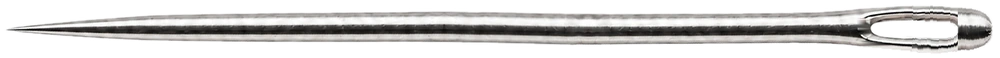
#> input picture assets/idyeah/footer-needle-light.webp, 1000 x 58 px; its folder holds 2 pictures in this run
$ python needle_eye_close.py
#> lines starting #> are read from the running program, lines starting #| are printed output that depends on the picture; after the words box and inside, x2 and y2 are one past the last pixel; in counts of white or black regions, pixels touching at a corner belong together
#!/usr/bin/env python3
"""Footer needle: close the eye rim so it reads as one continuous ring.

The real needle's eye end has an overlapping curl ("claw") and a notch gap at
the right end of the rim. At footer display size (~165 CSS px needle, eye
~20 px) those read as a BROKEN rim. This pass rebuilds the RIGHT closure of
the eye by transplanting the clean LEFT closure, mirrored horizontally and
warped column-by-column to the right end's ideal geometry:

- Target outer silhouette: bottom contour kept (clean, smoothed); cap top
  contour rebuilt by mirroring the bottom about a quadratic axis fit, which
  erases the notch step and claw wedge. Tip rounded over the last columns.
- Target aperture: observed main slot, median+gaussian smoothed, closed at
  x_close with a short taper; the thin trailing gap that cut the bottom-right
  rim is dropped (becomes solid metal).
- RGB texture: for each target column at signed distance u from the aperture's
  right end, sample the mirrored source column at the same distance from the
  aperture's LEFT end, with a piecewise-linear vertical map between the two
  columns' outer/aperture spans. Real rim highlights and inner shadows carry
  over; nothing is hand-synthesized.

Operates on assets/idyeah/footer-needle-{light,dark}.webp in place (1000px).
"""
import numpy as np
from PIL import Image
from pathlib import Path

ROOT = Path(__file__).resolve().parent.parent
ASSETS = ROOT / "assets" / "idyeah"

P = {
    "light": dict(x_close=955, x_cap=928, cap_slim=0.94, ax_fit=(820, 932),
                  ramp=(895, 915), min_rim=4.5, cap_dome=(8, 993, 2.0)),
    "dark": dict(x_close=953, x_cap=926, cap_slim=0.94, ax_fit=(820, 932),
                 ramp=(895, 915), min_rim=4.5, cap_dome=(8, 993, 2.0)),
}


def smooth1d(a, sigma):
    r = int(3 * sigma)
    k = np.exp(-0.5 * (np.arange(-r, r + 1) / sigma) ** 2)
    k /= k.sum()
    return np.convolve(np.pad(a, r, mode="edge"), k, "valid")


def medfilt(a, w):
    r = w // 2
    pad = np.pad(a, r, mode="edge")
    return np.array([np.median(pad[i:i + w]) for i in range(len(a))])


def cov(yf, top, bot):
    return np.clip(np.minimum(bot, yf + 1.0) - np.maximum(top, yf), 0.0, 1.0)


def col_geo(op, x):
    """(T, B, gt, gb) for column x; gt/gb None if no aperture gap >=2px."""
    ys = np.nonzero(op[:, x])[0]
    if not len(ys):
        return None
    t, b = int(ys.min()), int(ys.max())
    runs, y = [], t
    while y <= b:
        if not op[y, x]:
            y2 = y
            while y2 <= b and not op[y2, x]:
                y2 += 1
            runs.append((y, y2))
            y = y2
        else:
            y += 1
    gt = gb = None
    if runs:
        main = max(runs, key=lambda r: r[1] - r[0])
        if main[1] - main[0] >= 2:
            gt, gb = float(main[0]), float(main[1])
    return float(t), float(b) + 1.0, gt, gb


def process(theme):
#> called with theme = 'light'
    p = P[theme]
    fp = ASSETS / f"footer-needle-{theme}.webp"
    a = np.array(Image.open(fp).convert("RGBA")).astype(np.float64)
    H, W = a.shape[:2]
#> H = 58; W = 1000
    rgb, al = a[..., :3], a[..., 3]
    op = al > 128
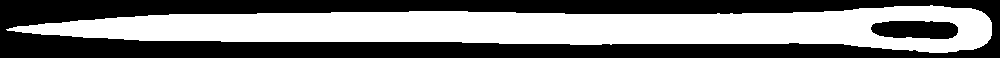
#> op: shape (58, 1000) bool; 47.9% white; 1 white region, box (x1, y1, x2, y2) and area: (6, 5, 992, 53) 27811

    # observed geometry
    T = np.full(W, np.nan); B = np.full(W, np.nan)
    GT = np.full(W, np.nan); GB = np.full(W, np.nan)
    for x in range(600, W):
        g = col_geo(op, x)
        if g is None:
            continue
        T[x], B[x] = g[0], g[1]
        if g[2] is not None:
            GT[x], GB[x] = g[2], g[3]
#> this loop made 400 passes
#> b in col_geo on passes 1 to 3: 44, 44, 43
    x_tip = int(np.nonzero(op.any(axis=0))[0].max())
#> x_tip = 991
    apx = np.nonzero(~np.isnan(GT))[0]
#> apx = 87 values from 871 to 957
    x_a0 = int(apx.min())          # aperture left end (clean closure)
#> x_a0 = 871
    x_a1 = p["x_close"]            # ideal aperture right end

    # axis: quadratic fit of midline on clean columns
    xs = np.arange(*p["ax_fit"])
    mid = (T[xs] + B[xs]) / 2.0
#> mid = 112 values, max 29.5 at index 109, min 27.5 at index 4, mean 27.98
    ok = ~np.isnan(mid)
    axis = np.polyval(np.polyfit(xs[ok], mid[ok], 2), np.arange(W))
#> axis = 1000 values, max 170.8 at index 0, min 27.57 at index 844, mean 68.17

    # ideal outer contours
    Bs = B.copy(); v = ~np.isnan(Bs)
    Bs[v] = smooth1d(medfilt(Bs[v], 5), 1.5)
#> in medfilt, `pad = np.pad(a, r, mode="edge")`: pad = 396 values, max 53 at index 331, min 36 at index 393, mean 45.89
#> in smooth1d, `r = int(3 * sigma)`: r = 4
    Tn = T.copy()
    cap = np.arange(p["x_cap"], x_tip + 1)
#> cap = 64 values from 928 to 991
    mirror = axis[cap] - p["cap_slim"] * (Bs[cap] - axis[cap])
#> mirror = 64 values, max 26.84 at index 63, min 6.66 at index 3, mean 12.01
    Tn[cap] = np.minimum(np.where(np.isnan(T[cap]), 1e9, T[cap]), mirror)
    v = ~np.isnan(Tn)
    Tn[v] = smooth1d(medfilt(Tn[v], 5), 1.5)
    Bn = Bs
    # blunt elliptical dome cap: no pointed tip on the eye end
    off, xtn, e = p["cap_dome"]
    xb = p["x_close"] + off
    m0 = (Tn[xb] + Bn[xb]) / 2.0
#> m0 = 29
    h0 = (Bn[xb] - Tn[xb]) / 2.0
#> h0 = 21
    for x in range(xb, xtn + 1):
        t = (x - xb) / float(xtn - xb)
        h = h0 * (1.0 - t ** e) ** (1.0 / e)
        m = m0 * (1 - t) + axis[x] * t
        wb = min(1.0, (x - xb) / 6.0)  # ease into the dome
        Tn[x] = (1 - wb) * Tn[x] + wb * (m - h)
        Bn[x] = (1 - wb) * Bn[x] + wb * (m + h)
#> this loop made 31 passes
#> (h, m) on passes 1 to 12: (21, 29), (20.99, 29.05), (20.95, 29.1), (20.89, 29.16), (20.81, 29.21), (20.71, 29.28), (20.58, 29.34), (20.42, 29.41), (20.24, 29.48), (20.03, 29.56), (19.8, 29.64), (19.54, 29.72)
    Tn[xtn + 1:] = np.nan
    Bn[xtn + 1:] = np.nan
    x_tip = xtn

    # ideal aperture
    gx = np.arange(x_a0, x_a1 + 1)
#> gx = 85 values from 871 to 955
    gt = np.interp(gx, apx[apx <= x_a1], GT[apx[apx <= x_a1]])
#> gt = 85 values, max 27 at index 0, min 21 at index 18, mean 21.88
    gb = np.interp(gx, apx[apx <= x_a1], GB[apx[apx <= x_a1]])
#> gb = 85 values, max 39 at index 59, min 30 at index 0, mean 37.42
    gt = smooth1d(medfilt(gt, 5), 1.2)
#> gt = 85 values, max 26.24 at index 0, min 21 at index 21, mean 21.89
    gb = smooth1d(medfilt(gb, 5), 1.2)
#> gb = 85 values, max 39 at index 62, min 30.76 at index 0, mean 37.42
    n = len(gt)
#> n = 85
    for i in range(n - 7, n):   # rounded close taper
        f = (i - (n - 8)) / 7.0
        m0, h0 = (gt[i] + gb[i]) / 2.0, (gb[i] - gt[i]) / 2.0
        h = h0 * float(np.sqrt(max(0.0, 1.0 - f * f)) * 0.62 + 0.38)
        gt[i], gb[i] = m0 - h, m0 + h
#> this loop made 7 passes
#> (f, m0, h0, h) on passes 1 to 7: (0.143, 30.33, 8, 7.95), (0.286, 30.38, 7.7, 7.5), (0.429, 30.45, 7.45, 7.01), (0.571, 30.45, 7.12, 6.33), (0.714, 30.38, 6.62, 5.39), (0.857, 30.33, 6.1, 4.26), (1, 30.38, 5.73, 2.18)
#> after the loop, gb = 85 values, max 39 at index 62, min 30.76 at index 0, mean 37.33; gt = 85 values, max 28.2 at index 84, min 21 at index 21, mean 21.98
    GTn = np.full(W, np.nan); GBn = np.full(W, np.nan)
    GTn[gx] = np.maximum(gt, Tn[gx] + p["min_rim"])
    GBn[gx] = np.minimum(gb, Bn[gx] - p["min_rim"])

    # source (left closure) geometry, float-smoothed
    Ts = T.copy(); vs = ~np.isnan(Ts)
    Ts[vs] = smooth1d(medfilt(Ts[vs], 3), 1.0)
    Bsl = B.copy(); Bsl[vs] = smooth1d(medfilt(Bsl[vs], 3), 1.0)

    def src_col(xs_):
        xs_ = int(round(xs_))
        t, b = Ts[xs_], Bsl[xs_]
        g1, g2 = GT[xs_], GB[xs_]
        if np.isnan(g1):
            g1 = g2 = None
        return t, b, g1, g2

    def vmap(yt, Tt, Bt, g1t, g2t, ts, bs, g1s, g2s):
        """Map target y to source y, piecewise linear across spans."""
        if g1t is not None and g1s is not None:
            if yt <= g1t:
                f = (yt - Tt) / max(g1t - Tt, 1e-3)
                return ts + f * (g1s - ts)
            if yt >= g2t:
                f = (yt - g2t) / max(Bt - g2t, 1e-3)
                return g2s + f * (bs - g2s)
            f = (yt - g1t) / max(g2t - g1t, 1e-3)
            return g1s + f * (g2s - g1s)
        f = (yt - Tt) / max(Bt - Tt, 1e-3)
        return ts + f * (bs - ts)

    # cap donors: clean top-rim columns; each with the depth of its brightest point
    cap_donors = []
    for xd in (x_a0 + 10, x_a0 + 13, x_a0 + 16, x_a0 + 19, x_a0 + 22):
        t_, b_, g1_, g2_ = src_col(xd)
        if g1_ is None:
            continue
        lums = rgb[:, xd].mean(axis=1)
        t0i = int(round(t_))
        span = max(int(round(g1_)) - t0i, 3)
        dpk_ = min(max((int(np.argmax(lums[t0i:t0i + span])) + 0.5) / span, 0.33), 0.58)
        cap_donors.append((xd, t_, g1_, dpk_))
#> this loop made 5 passes
#> (xd, xs_ in src_col, t in src_col, b in src_col, g2 in src_col, t_, b_) on passes 1 to 5: (881, 881, 8, 48.3, 36, 8, 48.3), (884, 884, 7.3, 49, 37, 7.3, 49), (887, 887, 7, 49, 37, 7, 49), (890, 890, 7, 49.06, 37, 7, 49.06), (893, 893, 6.7, 49.94, 38, 6.7, 49.94)
#> after the loop, cap_donors = [(881, 8, 23, 0.33), (884, 7.3, 22, 0.33), (887, 7, 22, 0.33), (890, 7, 21, 0.33), (893, 6.7, 21, 0.33)]

    out_rgb = rgb.copy()
    out_al = al.copy()
    r0, r1 = p["ramp"]
    yy = np.arange(H, dtype=np.float64)
#> yy = 58 values from 0 to 57
    for x in range(r0, W):
        if np.isnan(Tn[x]):
            out_al[:, x] = 0
            continue
        Tt, Bt = Tn[x], Bn[x]
        g1t = GTn[x] if not np.isnan(GTn[x]) else None
        g2t = GBn[x] if g1t is not None else None
        # new alpha from ideal contours
        c = cov(yy, Tt, Bt)
        if g1t is not None:
            c -= cov(yy, max(g1t, Tt), min(g2t, Bt))
        new_a = np.clip(c, 0, 1) * 255
        # source column: mirror about the two aperture ends. Cap columns build
        # a dome from the clean top-rim profile (outer dark edge -> bright),
        # mirrored about the cap's vertical center - no shaft dark band.
        u = x - x_a1
        if u <= 0:
            xs_f = float(min(max(x_a0 - u, 600), W - 1))
            cap_mode = False
        else:
            xs_f = x_a0 + 12.0 + 8.0 * (u / max(x_tip - x_a1, 1))
            cap_mode = True
        xa, xb_ = int(np.floor(xs_f)), int(np.floor(xs_f)) + 1
        fxx = xs_f - xa
        xb_ = min(xb_, W - 1)
        ga, gb2 = src_col(xa), src_col(xb_)
        ts, bs = (1 - fxx) * ga[0] + fxx * gb2[0], (1 - fxx) * ga[1] + fxx * gb2[1]
        g1s = g2s = None
        if ga[2] is not None and gb2[2] is not None:
            g1s = (1 - fxx) * ga[2] + fxx * gb2[2]
            g2s = (1 - fxx) * ga[3] + fxx * gb2[3]
        if cap_mode and not cap_donors:
            cap_mode = False

        def samp(ys_f):
            yi = int(np.clip(np.floor(ys_f - 0.5), 0, H - 2))
            fy = np.clip(ys_f - 0.5 - yi, 0, 1)
            va = rgb[yi, xa] * (1 - fy) + rgb[yi + 1, xa] * fy
            vb = rgb[yi, xb_] * (1 - fy) + rgb[yi + 1, xb_] * fy
            return (1 - fxx) * va + fxx * vb

        newc = np.empty((H, 3))
        for y in range(H):
            if new_a[y] < 3:
                newc[y] = rgb[y, x]
                continue
            if cap_mode:
                vf = float(np.clip((y + 0.5 - Tt) / max(Bt - Tt, 1e-3), 0.0, 1.0))
                dd = min(min(vf, 1.0 - vf) * 2.0, 1.0) ** 0.8
                vals = []
                for xd, ts_, g1s_, dpk_ in cap_donors:
                    ys_f = ts_ + dpk_ * dd * (g1s_ - ts_)
                    yi = int(np.clip(np.floor(ys_f - 0.5), 0, H - 2))
                    fy = np.clip(ys_f - 0.5 - yi, 0, 1)
                    vals.append(rgb[yi, xd] * (1 - fy) + rgb[yi + 1, xd] * fy)
                newc[y] = np.median(vals, axis=0)
            else:
                newc[y] = samp(vmap(y + 0.5, Tt, Bt, g1t, g2t, ts, bs, g1s, g2s))
        w = min(1.0, (x - r0) / float(r1 - r0))
        out_al[:, x] = (1 - w) * al[:, x] + w * new_a
        m = new_a > 3
        out_rgb[m, x] = (1 - w) * rgb[m, x] + w * newc[m]
#> this loop made 105 passes
#> (Tt, Bt, xs_f, xa, xb_, fxx) on pass 1: (6.15, 49.99, 931, 931, 932, 0)
#> (Tt, Bt, xs_f, xa, xb_, fxx) on pass 2: (6.04, 50, 930, 930, 931, 0)
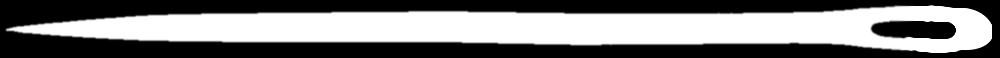
#> out_al: shape (58, 1000) float64; min 0, max 255, mean 123.1
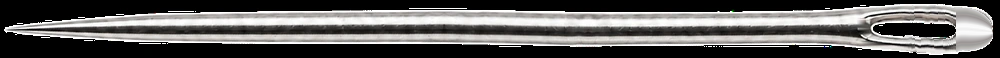
#> out_rgb: shape (58, 1000, 3) float64; mean R, G, B 94.8, 93.6, 92.5

    # alpha-weighted blur helper (no bleed from transparent pixels)
    from PIL import ImageFilter

    def wblur(sigma):
#> called with sigma = 1
        w = (out_al / 255.0)[..., None]
        num = np.array(Image.fromarray((out_rgb * w).astype(np.uint8)).filter(
            ImageFilter.GaussianBlur(sigma))).astype(np.float64)
        den = np.array(Image.fromarray((w[..., 0] * 255).astype(np.uint8)).filter(
            ImageFilter.GaussianBlur(sigma))).astype(np.float64) / 255.0
        return num / np.maximum(den[..., None], 0.05)

    # polish the cap: mild blur so the dome reads as smooth metal
    blur = wblur(1.0)
    capm = np.zeros((H, W), bool)
    capm[:, x_a1 + 1:] = out_al[:, x_a1 + 1:] > 60
#> capm: shape (58, 1000) bool; 2.3% white; 1 white region, box (x1, y1, x2, y2) and area: (956, 8, 992, 52) 1311
    out_rgb[capm] = 0.42 * out_rgb[capm] + 0.58 * blur[capm]
#> out_rgb: shape (58, 1000, 3) float64; 2.26% of pixels changed, all inside (x1, y1, x2, y2) = (956, 8, 992, 52)

    # feather the ring/cap junction with a blur band
    hb = wblur(2.0)
#> call 2 of wblur, with sigma = 2
#> in wblur (call 2), `num = np.array(Image.fromarray((out_rgb * w).astype(np.uint8)).filter(..`:
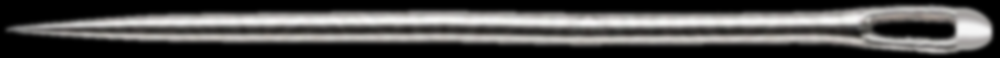
#> num: shape (58, 1000, 3) float64; mean R, G, B 78.1, 77, 75.9
#> in wblur (call 2), `return num / np.maximum(den[..., None], 0.05)`:
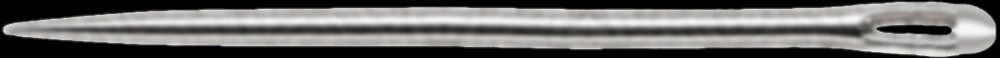
#> returned value: shape (58, 1000, 3) float64; mean of channels 0, 1, 2 108.4, 106.9, 105.4; drawn as R, G, B
    jm = np.zeros((H, W), bool)
    jm[:, x_a1 - 4:x_a1 + 10] = out_al[:, x_a1 - 4:x_a1 + 10] > 60
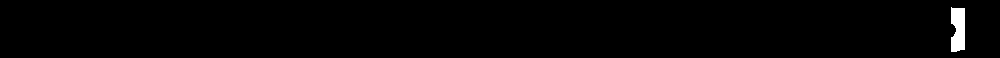
#> jm: shape (58, 1000) bool; 0.96% white; 1 white region, box (x1, y1, x2, y2) and area: (951, 7, 965, 52) 555
    out_rgb[jm] = 0.5 * out_rgb[jm] + 0.5 * hb[jm]
#> out_rgb: shape (58, 1000, 3) float64; mean R, G, B 94.7, 93.6, 92.4
    out_rgb = np.clip(out_rgb, 0, 255)

    res = np.dstack([out_rgb, out_al]).astype(np.uint8)
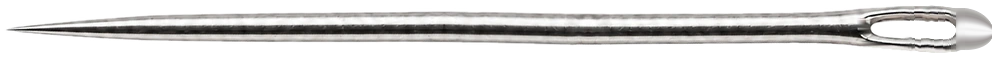
#> res: shape (58, 1000, 4); mean R, G, B, A 94.7, 93.6, 92.4, 123.1; transparent parts drawn white
    Image.fromarray(res).save(fp, quality=95, method=6)
    print(f"{theme}: aperture [{x_a0},{x_a1}] tip {x_tip} axis@950 {axis[950]:.1f} "
          f"cap_top@970 {Tn[970]:.1f} bot@970 {Bn[970]:.1f}")
#| light: aperture [871,955] tip 993 axis@950 29.8 cap_top@970 9.0 bot@970 49.8


if __name__ == "__main__":
    for t in ("light", "dark"):
        process(t)
#> pass 2 of the loop `for t in ("light", "dark"):`:
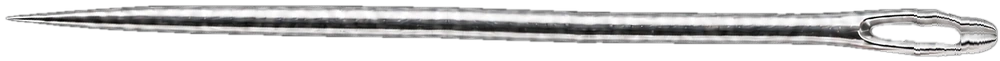
#> input picture assets/idyeah/footer-needle-dark.webp, 1000 x 61 px
#> a: shape (61, 1000, 4) float64
#> rgb: shape (61, 1000, 3) float64
#> al: shape (61, 1000) float64
#> in process (call 2), `op = al > 128`:
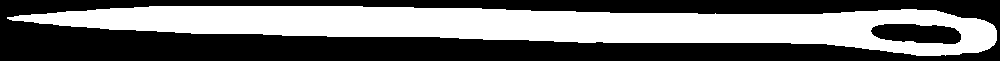
#> op: shape (61, 1000) bool; 44.7% white; 1 white region, box (x1, y1, x2, y2) and area: (7, 6, 997, 56) 27293
#> the loop in process (call 2), `for xd in (x_a0 + 10, x_a0 + 13, x_a0 + 16, x_a0 + 19, x_a0 + 22):` made 5 passes
#> xd on passes 1 to 5: 881, 884, 887, 890, 893
#> num: shape (61, 1000, 3) float64
#> den: shape (61, 1000) float64
#> capm: shape (61, 1000) bool; 2% white; 1 white region, box (x1, y1, x2, y2) and area: (954, 15, 993, 55) 1212
#> jm: shape (61, 1000) bool; 0.8% white; 1 white region, box (x1, y1, x2, y2) and area: (949, 14, 963, 55) 490
#> in process (call 2), `res = np.dstack([out_rgb, out_al]).astype(np.uint8)`:
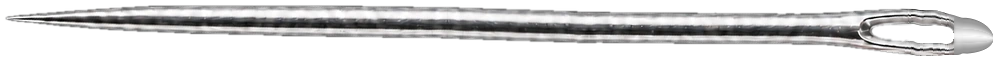
#> res: shape (61, 1000, 4); mean R, G, B, A 72.2, 71.8, 71.8, 114; transparent parts drawn white
#| dark: aperture [871,953] tip 993 axis@950 34.6 cap_top@970 18.5 bot@970 53.2
